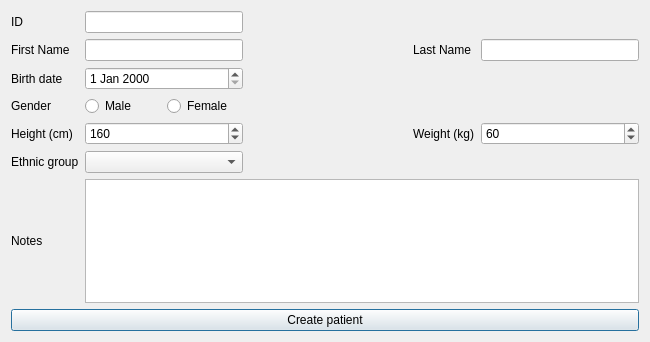
<?xml version="1.0" encoding="UTF-8"?>
<ui version="4.0">
 <class>CreatePatientWindow</class>
 <widget class="QDialog" name="CreatePatientWindow">
  <property name="geometry">
   <rect>
    <x>0</x>
    <y>0</y>
    <width>650</width>
    <height>342</height>
   </rect>
  </property>
  <property name="windowTitle">
   <string>Dialog</string>
  </property>
  <layout class="QVBoxLayout" name="verticalLayout">
   <item>
    <layout class="QGridLayout" name="gridLayout">
     <item row="0" column="0">
      <widget class="QLabel" name="label_2">
       <property name="text">
        <string>ID</string>
       </property>
      </widget>
     </item>
     <item row="4" column="0">
      <widget class="QLabel" name="label_6">
       <property name="text">
        <string>Height (cm)</string>
       </property>
      </widget>
     </item>
     <item row="1" column="3">
      <widget class="QLabel" name="label">
       <property name="text">
        <string>Last Name</string>
       </property>
      </widget>
     </item>
     <item row="6" column="0">
      <widget class="QLabel" name="label_8">
       <property name="text">
        <string>Notes</string>
       </property>
      </widget>
     </item>
     <item row="5" column="1">
      <widget class="QComboBox" name="cbEthnicGroups"/>
     </item>
     <item row="5" column="0">
      <widget class="QLabel" name="label_7">
       <property name="text">
        <string>Ethnic group</string>
       </property>
      </widget>
     </item>
     <item row="1" column="0">
      <widget class="QLabel" name="label_3">
       <property name="text">
        <string>First Name</string>
       </property>
      </widget>
     </item>
     <item row="1" column="1">
      <widget class="QLineEdit" name="lePatientFirstName"/>
     </item>
     <item row="0" column="1">
      <widget class="QLineEdit" name="lePatientId"/>
     </item>
     <item row="3" column="0">
      <widget class="QLabel" name="label_5">
       <property name="text">
        <string>Gender</string>
       </property>
      </widget>
     </item>
     <item row="1" column="2">
      <spacer name="horizontalSpacer">
       <property name="orientation">
        <enum>Qt::Horizontal</enum>
       </property>
       <property name="sizeHint" stdset="0">
        <size>
         <width>40</width>
         <height>20</height>
        </size>
       </property>
      </spacer>
     </item>
     <item row="2" column="0">
      <widget class="QLabel" name="label_4">
       <property name="text">
        <string>Birth date</string>
       </property>
      </widget>
     </item>
     <item row="1" column="4">
      <widget class="QLineEdit" name="lePatientLastName"/>
     </item>
     <item row="3" column="1">
      <layout class="QHBoxLayout" name="horizontalLayout">
       <item>
        <widget class="QRadioButton" name="rbPatientIsMale">
         <property name="text">
          <string>Male</string>
         </property>
        </widget>
       </item>
       <item>
        <widget class="QRadioButton" name="rbPatientIsFemale">
         <property name="text">
          <string>Female</string>
         </property>
        </widget>
       </item>
      </layout>
     </item>
     <item row="6" column="1" colspan="4">
      <widget class="QTextEdit" name="tePatientNotes"/>
     </item>
     <item row="4" column="1">
      <widget class="QSpinBox" name="sbPatientHeight">
       <property name="minimum">
        <number>20</number>
       </property>
       <property name="maximum">
        <number>200</number>
       </property>
       <property name="value">
        <number>160</number>
       </property>
      </widget>
     </item>
     <item row="4" column="4">
      <widget class="QSpinBox" name="sbPatientWeight">
       <property name="minimum">
        <number>1</number>
       </property>
       <property name="maximum">
        <number>300</number>
       </property>
       <property name="value">
        <number>60</number>
       </property>
      </widget>
     </item>
     <item row="4" column="3">
      <widget class="QLabel" name="label_9">
       <property name="text">
        <string>Weight (kg)</string>
       </property>
      </widget>
     </item>
     <item row="2" column="1">
      <widget class="QDateEdit" name="dePatientBirthDate"/>
     </item>
    </layout>
   </item>
   <item>
    <widget class="QPushButton" name="pbCreatePatient">
     <property name="text">
      <string>Create patient</string>
     </property>
    </widget>
   </item>
  </layout>
 </widget>
 <resources/>
 <connections/>
</ui>
